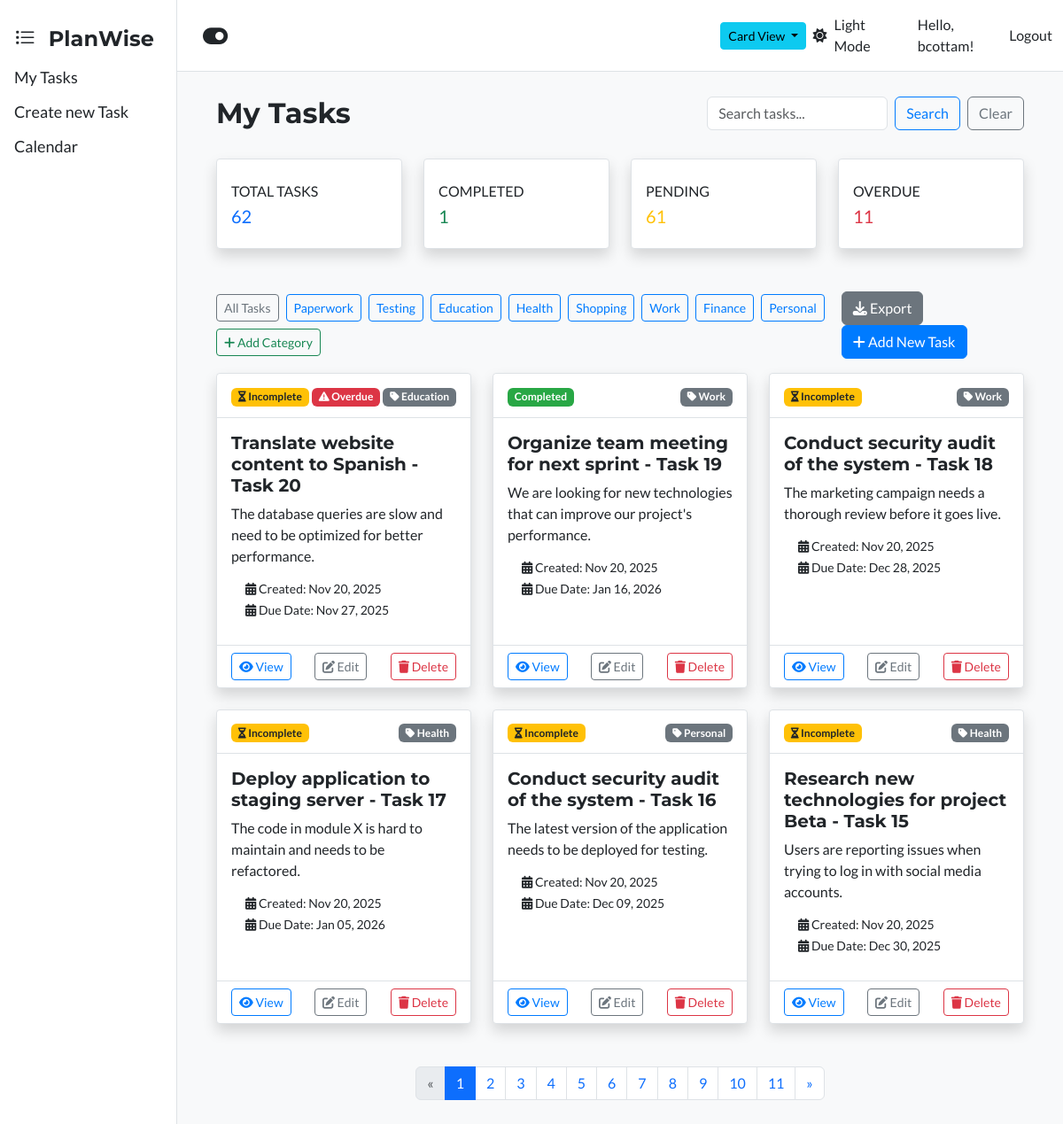
The app's page / (signed in) with its own data.
### tasks/models.py (models this page shows, shortened)
class Category(models.Model):
    user = models.ForeignKey(User, on_delete=models.CASCADE, null=True, blank=True)
    name = models.CharField(max_length=100)
    class Meta:
        verbose_name_plural = "Categories"
    def __str__(self):
        return self.name

class Task(models.Model):
    PRIORITY_CHOICES = [
        ('low', 'Low'),
        ('medium', 'Medium'),
        ('high', 'High'),
    ]
    title = models.CharField(max_length=200)
    description = models.TextField(blank=True)
    due_date = models.DateField(null=True, blank=True)
    category = models.ForeignKey(Category, on_delete=models.PROTECT, null=True, blank=True)
    is_completed = models.BooleanField(default=False)
    created_at = models.DateTimeField(auto_now_add=True)
    updated_at = models.DateTimeField(auto_now=True)
    user = models.ForeignKey(User, on_delete=models.CASCADE)
    parent = models.ForeignKey('self', on_delete=models.CASCADE, null=True, blank=True, related_name='subtasks')
    is_recurring = models.BooleanField(default=False)
    recurrence_frequency = models.CharField(max_length=10, choices=[('daily', 'Daily'), ('weekly', 'Weekly'), ('monthly', 'Monthly')], blank=True, null=True)
    recurrence_end_date = models.DateField(blank=True, null=True)
    recurring_task_id = models.UUIDField(default=uuid.uuid4, editable=True)
    class Meta:
        ordering = ['-created_at']

### tasks/views.py (the view)
# urls.py: path('', views.TaskListView.as_view(), name='task_list'),
class TaskListView(LoginRequiredMixin, ListView):
    model = Task
    template_name = 'tasks/task_list.html'
    context_object_name = 'tasks'
    paginate_by = 6
    def get_queryset(self):
        queryset = Task.objects.filter(user=self.request.user, parent__isnull=True).select_related('category')
        search_query = self.request.GET.get('q')
        if search_query:
            queryset = queryset.filter(
                Q(title__icontains=search_query) |
                Q(description__icontains=search_query)
            )
        return queryset
    def get_context_data(self, **kwargs):
        context = super().get_context_data(**kwargs)
        tasks_query = self.get_queryset()
        context['total_tasks'] = tasks_query.count()
        context['completed_tasks'] = tasks_query.filter(is_completed=True).count()
        context['pending_tasks'] = tasks_query.filter(is_completed=False).count()
        context['overdue_tasks'] = tasks_query.filter(due_date__lt=timezone.now().date(), is_completed=False).count()
        context['today'] = timezone.now().date()
        context['categories'] = Category.objects.all()
        context['search_query'] = self.request.GET.get('q', '')
        return context

### tasks/templates/tasks/task_list.html (shortened to what this page needs)
{% extends 'base.html' %}
{% block content %}
<div class=" task_list container task-list">
    <div class="d-flex justify-content-between align-items-center mb-4">
        <h2 class="mt-2">My Tasks</h2>
        <form method="get" class="d-flex" id="search-form">
            <input type="text" name="q" value="{{ search_query }}" placeholder="Search tasks..." class="form-control me-2" id="search-input">
            <button type="submit" class="btn btn-outline-primary">Search</button>
            <button type="button" class="btn btn-outline-secondary ms-2" id="clear-search-btn">Clear</button>
        </form>
    </div>
    <div class="row mb-4">
        <div class="col-xl-3 col-md-6 mb-4">
            <div class="card border-left-primary shadow h-100 py-2">
                <div class="card-body">
                    <div class="row no-gutters align-items-center">
                        <div class="col mr-2">
                            <div class="text-xs font-weight-bold text-uppercase mb-1">Total Tasks</div>
                            <div class="h5 mb-0 font-weight-bold text-primary">{{ total_tasks }}</div>
                        </div>
                    </div>
                </div>
            </div>
        </div>
        <div class="col-xl-3 col-md-6 mb-4">
            <div class="card border-left-success shadow h-100 py-2">
                <div class="card-body">
                    <div class="row no-gutters align-items-center">
                        <div class="col mr-2">
                            <div class="text-xs font-weight-bold  text-uppercase mb-1">Completed</div>
                            <div class="h5 mb-0 font-weight-bold text-success">{{ completed_tasks }}</div>
                        </div>
                    </div>
                </div>
            </div>
        </div>
        <div class="col-xl-3 col-md-6 mb-4">
            <div class="card border-left-warning shadow h-100 py-2">
                <div class="card-body">
                    <div class="row no-gutters align-items-center">
                        <div class="col mr-2">
                            <div class="text-xs font-weight-bold  text-uppercase mb-1">Pending</div>
                            <div class="h5 mb-0 font-weight-bold text-warning">{{ pending_tasks }}</div>
                        </div>
                    </div>
                </div>
            </div>
        </div>
        <div class="col-xl-3 col-md-6 mb-4">
            <div class="card border-left-danger shadow h-100 py-2">
                <div class="card-body">
                    <div class="row no-gutters align-items-center">
                        <div class="col mr-2">
                            <div class="text-xs font-weight-bold  text-uppercase mb-1">Overdue</div>
                            <div class="h5 mb-0 font-weight-bold text-danger">{{ overdue_tasks }}</div>
                        </div>
                    </div>
                </div>
            </div>
        </div>
    </div>
    <div class="row mb-3">
        <div class="col-md-12 d-flex justify-content-between align-items-center">
            <div class="d-flex flex-wrap gap-2">
                <a href="{% url 'tasks:task_list' %}" class="btn btn-outline-secondary btn-sm">All Tasks</a>
                {% for category in categories %}
                    <a href="{% url 'tasks:tasks_by_category' category.id %}" class="btn btn-outline-primary btn-sm">{{ category.name }}</a>
                {% endfor %}
                <a href="{% url 'tasks:category_create' %}" class="btn btn-outline-success btn-sm">
                    <i class="fas fa-plus"></i> Add Category
                </a>
            </div>
            <div>
                <a href="{% url 'tasks:export_tasks' %}" class="btn btn-secondary">
                    <i class="fas fa-download"></i> Export
                </a>
                <a href="{% url 'tasks:task_create' %}" class="btn btn-primary">
                    <i class="fas fa-plus"></i> Add New Task
                </a>
            </div>
        </div>
    </div>
    {% if tasks %}
        <div id="card-view" class="row">
        {% for task in tasks %}
            <div class="col-md-6 col-lg-4 mb-4">
                <div class="card shadow h-100 {% if task.completed %}border-success{% endif %}">
                    <div class="card-header bg-light d-flex justify-content-between align-items-center">
                        <div class="d-flex align-items-center justify-content-between w-100">
                            <div>
                            {% if task.is_completed %}
                                <span class="badge bg-success"></i> Completed</span>
                            {% else %}
                                <span class="badge bg-warning text-dark"><i class="fas fa-hourglass-half"></i> Incomplete</span>
                            {% endif %}
                            </div>
                            <div>
                                {% if task.due_date < today and not task.is_completed %}
                                    <span class="badge bg-danger"><i class="fas fa-exclamation-triangle"></i> Overdue</span>
                                {% endif %}
                            </div>
                            <div>
                            {% if task.category %}
                                <li class="list-group-item py-1">
                                    <span class="badge bg-secondary">
                                        <i class="fas fa-tag"></i> {{ task.category.name }}
                                    </span>
                                </li>
                            {% endif %}
                            </div>
                        </div>
                    </div>
                    <div class="card-body">
                        <h5 class="card-title mb-2">
                            <div class="d-flex justify-content-between">
                                <div>
                                {{ task.title }}
                                </div>
                            </div>
                        </h5>
                        <p class="card-text mb-2">{{ task.description|truncatewords:20 }}</p>
                        <ul class="list-group list-group-flush mb-2">
                            <li class="list-group-item py-1">
                                <small><i class="fas fa-calendar-alt"></i> Created: {{ task.created_at|date:"M d, Y" }}</small>
                                <br>
                                <small><i class="fas fa-calendar-alt"></i> Due Date: {{ task.due_date |date:"M d, Y" }}</small>
                            </li>
                        </ul>
                    </div>
                    <div class="card-footer d-flex justify-content-between align-items-center">
                        <a href="{% url 'tasks:task_detail' task.pk %}" class="btn btn-sm btn-outline-primary">
                            <i class="fas fa-eye"></i> View
                        </a>
                        <a href="{% url 'tasks:task_update' task.pk %}" class="btn btn-sm btn-outline-secondary">
                            <i class="fas fa-edit"></i> Edit
                        </a>
                        <form action="{% url 'tasks:task_delete' task.pk %}" method="post" class="d-inline"
                              onsubmit="return confirm('Are you sure you want to delete this task?');">
                            <button type="submit" class="btn btn-sm btn-outline-danger">
                                <i class="fas fa-trash"></i> Delete
                            </button>
                        </form>
                    </div>
                </div>
            </div>
        {% endfor %}
        </div>
     {% endif %}
    </div>
    {% if is_paginated %}
    <nav aria-label="Page navigation">
        <ul class="pagination justify-content-center mt-4">
            {% if page_obj.has_previous %}
                <li class="page-item">
                    <a class="page-link" href="?page={{ page_obj.previous_page_number }}{% if search_query %}&q={{ search_query }}{% endif %}" aria-label="Previous">
                        <span aria-hidden="true">&laquo;</span>
                    </a>
                </li>
            {% else %}
                <li class="page-item disabled">
                    <a class="page-link" href="#" tabindex="-1" aria-disabled="true">&laquo;</a>
                </li>
            {% endif %}
            {% for i in paginator.page_range %}
                {% if page_obj.number == i %}
                    <li class="page-item active" aria-current="page">
                        <span class="page-link">{{ i }}</span>
                    </li>
                {% else %}
                    <li class="page-item"><a class="page-link" href="?page={{ i }}{% if search_query %}&q={{ search_query }}{% endif %}">{{ i }}</a></li>
                {% endif %}
            {% endfor %}
            {% if page_obj.has_next %}
                <li class="page-item">
                    <a class="page-link" href="?page={{ page_obj.next_page_number }}{% if search_query %}&q={{ search_query }}{% endif %}" aria-label="Next">
                        <span aria-hidden="true">&raquo;</span>
                    </a>
                </li>
            {% else %}
                <li class="page-item disabled">
                    <a class="page-link" href="#" tabindex="-1" aria-disabled="true">&raquo;</a>
                </li>
            {% endif %}
        </ul>
    </nav>
    {% endif %}
{% endblock %}

### Templates/base.html (shortened to what this page needs)
{% load static %}
<!DOCTYPE html>
<html lang="en">
<head>
    <link href="https://cdn.jsdelivr.net/npm/bootstrap@5.3.0/dist/css/bootstrap.min.css" rel="stylesheet">
    <link rel="stylesheet" href="https://cdnjs.cloudflare.com/ajax/libs/font-awesome/6.4.0/css/all.min.css">
    <link rel="stylesheet" href="https://cdn.jsdelivr.net/npm/bootstrap-icons@1.11.3/font/bootstrap-icons.min.css">
    <link rel="stylesheet" href="{% static 'css/styles.css' %}"?v=2">
</head>
<body>
    {% if user.is_authenticated %}
    <div class="sidenav">
        <a class="navbar-brand fs-4" href="{% url 'tasks:task_list' %}">
                <i class="bi bi-list-task fs-4 me-2"></i> PlanWise
            </a>
        <a class="nav-link" href="{% url 'tasks:task_list' %}">My Tasks</a>
        <a href="{% url 'tasks:task_create' %}">Create new Task</a>
        <a href="{% url 'tasks:task_calendar' %}">Calendar</a>
    </div>
    {% endif %}
    <nav class="navbar navbar-expand-lg">
        <div class="container">
           {% if user.is_authenticated %}
            <button id="sidebarToggle" class="btn btn-lg" type="button" aria-label="Collapse sidebar" title="Collapse sidebar">
                 <i id="sidebarToggleIcon" class="fa-solid fa-toggle-on fa-lg"></i>
           </button>
              {% endif %}
            <div class="collapse navbar-collapse justify-content-between" id="navbarNav">
                {% if user.is_authenticated %}
                <ul class="navbar-nav d-flex align-items-center justify-content-end w-75" style="height: 100%;">
                    <li class="nav-item">
                         <div class="d-flex align-items-center" style="height: 100%;">
                            <div class="dropdown">
                                <button class="btn btn-info btn-sm dropdown-toggle" type="button" id="viewDropdown" data-bs-toggle="dropdown" aria-expanded="false">
                                    <span id="currentViewLabel">Card View</span>
                                </button>
                            </div>
                        </div>
                    </li>
                </ul>
                {% endif %}
                <ul class="navbar-nav">
                    {% if user.is_authenticated %}
                        <li class="nav-item d-flex align-items-center me-3">
                            <a href="#" id="theme-toggle" class="nav-link d-flex align-items-center">
                                <i class="fas fa-moon"></i>
                                <span id="theme-label" class="ms-2"></span>
                            </a>
                        </li>
                        <div class="d-flex align-items-center">
                        <li class="nav-item">
                            <span class="navbar-text me-2">Hello, {{ user.username }}!</span>
                        </li>
                        <li class="nav-item">
                            <form method="post" action="{% url 'logout' %}" style="display:inline;">
                                <button type="submit" class="nav-link btn btn-link" style="padding:0;">Logout</button>
                            </form>
                        </li>
                        </div>
                    {% endif %}
                </ul>
            </div>
        </div>
    </nav>
    <div class="container-fluid min-vh-100">
        <div class=" main" name="content" id="content">
            <div class="vw-auto">
                {% block content %}
                {% endblock %}
            </div>
        </div>
</div>
</body>
</html>

### records on screen
Category: name "Paperwork"
Category: name "Testing"
Category: name "Education"
Category: name "Health"
Category: name "Shopping"
Category: name "Work"
Category: name "Finance"
Category: name "Personal"
Task: is_completed False (drawn), category.name "Education", title "Translate website content to Spanish - Task 20", description "The database queries are slow and need to be optimized for better performance.", created_at "Nov 20, 2025", due_date "Nov 27, 2025"
Task: is_completed "Completed", category.name "Work", title "Organize team meeting for next sprint - Task 19", description "We are looking for new technologies that can improve our project's performance.", created_at "Nov 20, 2025", due_date "Jan 16, 2026"
Task: is_completed False (drawn), category.name "Work", title "Conduct security audit of the system - Task 18", description "The marketing campaign needs a thorough review before it goes live.", created_at "Nov 20, 2025", due_date "Dec 28, 2025"
Task: is_completed False (drawn), category.name "Health", title "Deploy application to staging server - Task 17", description "The code in module X is hard to maintain and needs to be refactored.", created_at "Nov 20, 2025", due_date "Jan 05, 2026"
Task: is_completed False (drawn), category.name "Personal", title "Conduct security audit of the system - Task 16", description "The latest version of the application needs to be deployed for testing.", created_at "Nov 20, 2025", due_date "Dec 09, 2025"
Task: is_completed False (drawn), category.name "Health", title "Research new technologies for project Beta - Task 15", description "Users are reporting issues when trying to log in with social media accounts.", created_at "Nov 20, 2025", due_date "Dec 30, 2025"

### other values on screen
{{ user.username }} "bcottam"
{{ total_tasks }} "62"
{{ completed_tasks }} "1"
{{ pending_tasks }} "61"
{{ overdue_tasks }} "11"
{{ i }} "1"
{{ i }} "2" "3" "4" "5" "6" "7" "8" "9" "10" "11"
